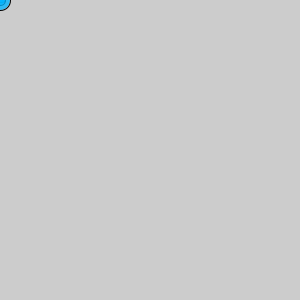
Frame 1 (no input)
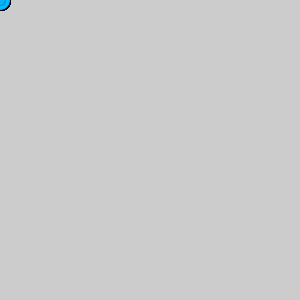
Frame 60 (the mouse pressed at the canvas centre just before this capture)
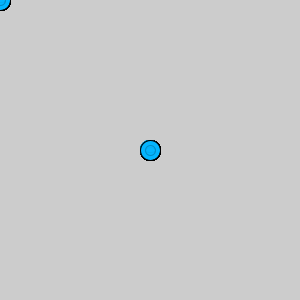
Frame 120 (the mouse held since frame 60 and released just before this capture)

The Processing sketch that drew these frames (run headless with seeded random() and noise(); from frame 60 on, the mouse is pressed at the canvas centre):

// Processing sketch: processing_187018
// ── processing_187018.pde

void setup() {
  size (300, 300);
  colorMode (HSB);
  
  
  }
void draw () {
  fill (150, 100, 300, 200);
  fill (140, 250, 300, 200);
  ellipse (mouseX, mouseY, 4,4);
  ellipse (mouseY, mouseY, 10, 5);
  ellipse (mouseX, mouseY, 10,10);
  ellipse (mouseY, mouseY, 20, 20);
  }
